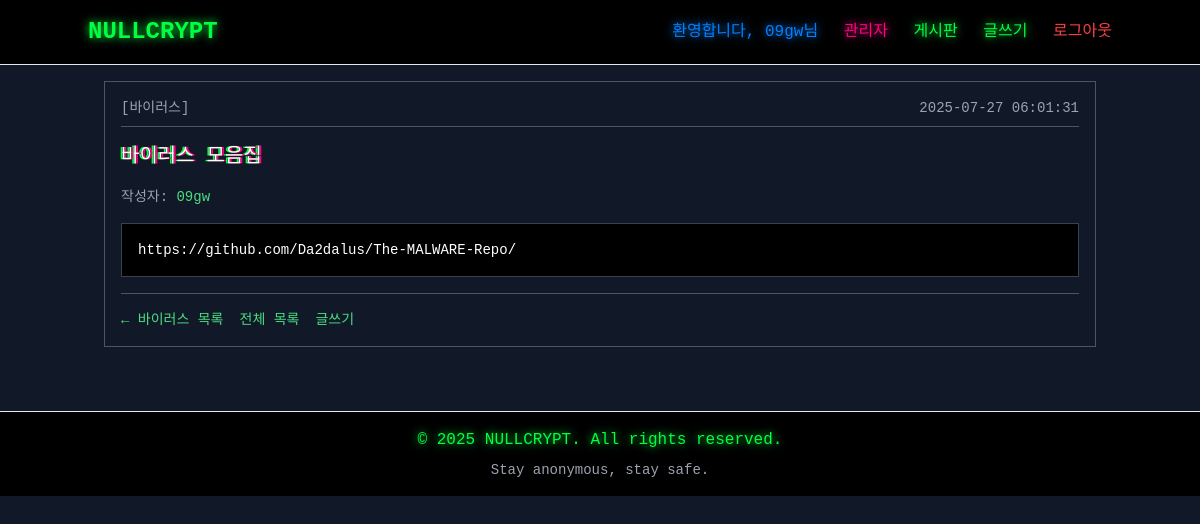
Screenshot of /post/7/ (signed in) with the database file from the repository.
### myapp/models.py (models this page shows, shortened)
class Post(models.Model):
    title = models.CharField(max_length=200)
    content = models.TextField()
    category = models.ForeignKey(Category, on_delete=models.CASCADE)
    author = models.ForeignKey(User, on_delete=models.CASCADE)
    created_at = models.DateTimeField(auto_now_add=True)
    is_pinned = models.BooleanField(default=False)
    def has_files(self):
        return self.postfile_set.exists()

class Category(models.Model):
    name = models.CharField(max_length=50, unique=True)
    slug = models.SlugField(max_length=50, unique=True)

### myapp/views.py (the view)
# urls.py: path('post/<int:post_id>/', views.post_detail, name='post_detail'),
@login_required
def post_detail(request, post_id):
    post = get_object_or_404(Post, id=post_id)
    return render(request, 'post_detail.html', {'post': post})

### myapp/templates/post_detail.html (shortened to what this page needs)
{% extends 'base.html' %}
{% load file_filters %}
{% block content %}
<div class="bg-gray-900 border border-gray-600 p-4 mb-4">
    <div class="border-b border-gray-600 pb-2 mb-4">
        <div class="flex justify-between items-center text-sm text-gray-400">
            <span>[{{ post.category.name }}]</span>
            <span>{{ post.created_at|date:"Y-m-d H:i:s" }}</span>
        </div>
    </div>
    <h1 class="text-xl text-white mb-4 font-mono">{{ post.title }}</h1>
    <div class="text-sm text-gray-400 mb-4">
        작성자: <span class="text-green-400">{{ post.author.username }}</span>
    </div>
    <div class="bg-black border border-gray-700 p-4 mb-4">
        <div class="text-white whitespace-pre-wrap font-mono text-sm">{{ post.content }}</div>
    </div>
    <div class="border-t border-gray-600 pt-4">
        <div class="flex space-x-4 text-sm">
            <a href="{% url 'post_list' category_slug=post.category.slug %}"
               class="text-green-400 hover:text-green-300">
                ← {{ post.category.name }} 목록
            </a>
            <a href="{% url 'post_list' %}"
               class="text-green-400 hover:text-green-300">
                전체 목록
            </a>
            {% if user.is_authenticated %}
                <a href="{% url 'post_create_general' %}"
                   class="text-green-400 hover:text-green-300">
                    글쓰기
                </a>
            {% endif %}
        </div>
    </div>
</div>
{% endblock %}

### myapp/templates/base.html (shortened to what this page needs)
<!DOCTYPE html>
<html lang="ko">
<head>
    <script src="https://cdn.tailwindcss.com"></script>
</head>
<body class="bg-gray-900 text-white min-h-screen">
    <header class="bg-black border-b border-neon-green p-4">
        <nav class="container mx-auto flex justify-between items-center">
            <a href="{% url 'home' %}" class="text-2xl font-bold text-neon-green">NULLCRYPT</a>
            <div class="space-x-4">
                {% if user.is_authenticated %}
                    <span class="text-neon-blue">환영합니다, {{ user.username }}님</span>
                    {% if user.is_staff %}
                        <a href="/whereisadminssite-dgdb-1111/" class="text-neon-pink hover:text-neon-green" target="_blank">관리자</a>
                    {% endif %}
                    <a href="{% url 'post_list' %}" class="text-neon-green hover:text-neon-pink">게시판</a>
                    <a href="{% url 'post_create_general' %}" class="text-neon-green hover:text-neon-pink">글쓰기</a>
                    <a href="{% url 'logout' %}"
                       class="text-neon-red hover:text-neon-pink"
                       onclick="return confirm('정말 로그아웃 하시겠습니까?')">
                       로그아웃
                    </a>
                {% else %}
                    <a href="{% url 'login' %}" class="text-neon-green hover:text-neon-pink">로그인</a>
                    <a href="{% url 'register' %}" class="text-neon-green hover:text-neon-pink">회원가입</a>
                {% endif %}
            </div>
        </nav>
    </header>
    <main class="container mx-auto p-4 flex-grow">
        {% block content %}
        {% endblock %}
    </main>
    <footer class="bg-black border-t border-neon-green p-4 mt-8">
        <div class="container mx-auto text-center">
            <p class="text-neon-green">&copy; 2025 NULLCRYPT. All rights reserved.</p>
            <p class="text-sm text-gray-400 mt-2">Stay anonymous, stay safe.</p>
        </div>
    </footer>
</body>
</html>

### myapp/templates/base.html (style rules this page uses)
.text-neon-green { color: #00ff41; }
.text-neon-pink { color: #ff0080; }
.text-neon-blue { color: #0080ff; }
.text-neon-red { color: #ff4040; }
body { background-color: #1a1a1a; color: #ffffff; font-family: 'Courier New', monospace; }
.text-neon-green { text-shadow: 0 0 10px #00ff41; }
.text-neon-pink { text-shadow: 0 0 10px #ff0080; }
.text-neon-blue { text-shadow: 0 0 10px #0080ff; }
a { transition: all 0.3s ease; }

### myapp/templates/post_detail.html (style rules this page uses)
body { background-color: #0a0a0a; color: #ffffff; font-family: 'Courier New', monospace; }
a { text-decoration: none; }

### rows the page displays
Post: category.name "바이러스", created_at "2025-07-27 06:01:31", title "바이러스 모음집", author.username "09gw", content "https://github.com/Da2dalus/The-MALWARE-Repo/"

### other values shown
{{ user.username }} "09gw"
